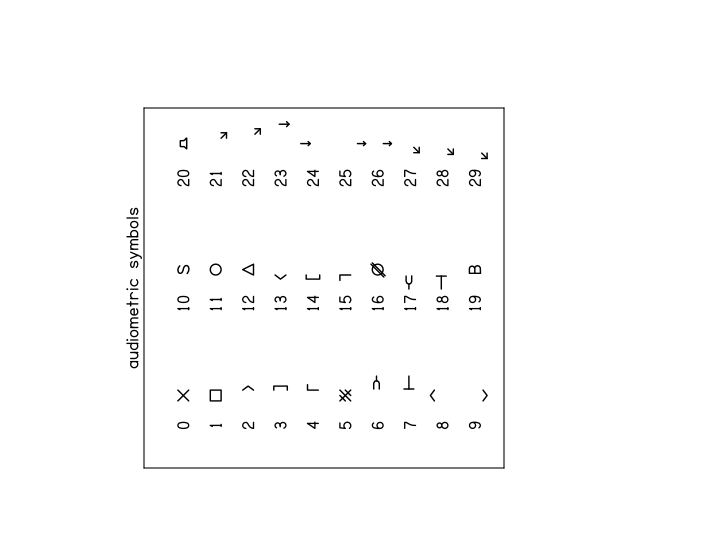

Here is the gnuplot script that generated this plot:
; audsym.plt - audsym symbols
;
symfnt audsym
rotate=yes : wylen=10.5 : head=0 : mhal=center
wylen=9 : mhal=0
;
header=0
annlwt=0
axlwt=0.5
sizfac=6
xint=0
yint=0
xllc=1.5
yllc=2
xlen=5
ylen=5
xmin=1
xmax=3
xper=70
tlabel=audiometric symbols
ticdir=in
plot
msgdat=y
msgangle=0
msgsiz=1
myllc=(ymax)
mvsp=3
mval=top
mhal=center
mxllc=1
"
 0  |0|
 1  |1|
 2  |2|
 3  |3|
 4  |4|
 5  |5|
 6  |6|
 7  |7|
 8  |8|
 9  |9|
"
mxllc=2
"
10  |10|
11  |11|
12  |12|
13  |13|
14  |14|
15  |15|
16  |16|
17  |17|
18  |18|
19  |19|
"
mxllc=3
"
20  |20|
21  |21|
22  |22|
23  |23|
24  |24|
25  |25|
26  |26|
27  |27|
28  |28|
29  |29|
"
